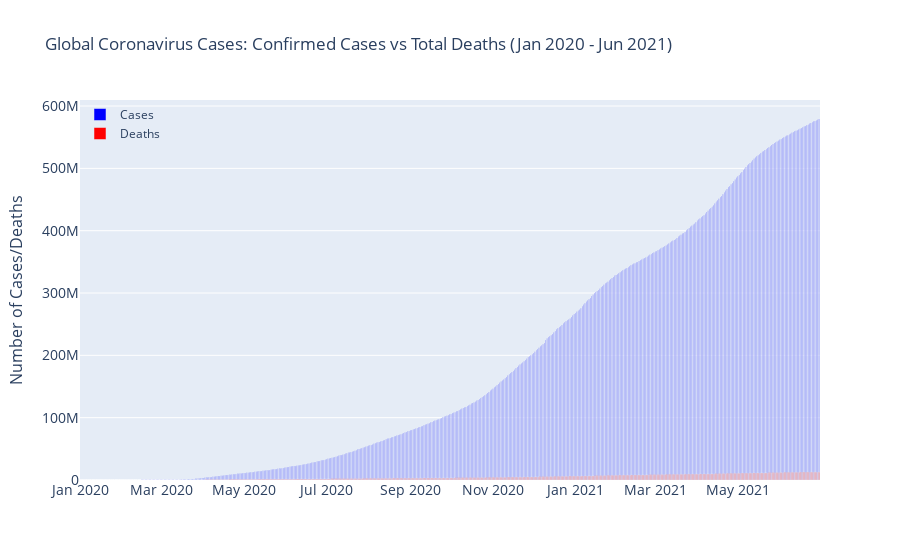

The code cell stored with this chart in its notebook:
### Code cell
fig = go.Figure()

fig.add_trace(go.Bar(x=confirmed['date'],
                y=confirmed['total_cases'],
                name='Cases',
                marker_color='blue'
                ))

fig.add_trace(go.Bar(x=deaths['date'],
                y=deaths['total_deaths'],
                name='Deaths',
                marker_color='Red'
                ))

fig.update_layout(
    title='Global Coronavirus Cases: Confirmed Cases vs Total Deaths (Jan 2020 - Jun 2021)',
    xaxis_tickfont_size=14,
    yaxis=dict(
        title='Number of Cases/Deaths',
        titlefont_size=16,
        tickfont_size=14,
    ),
    legend=dict(
        x=0,
        y=1.0,
        bgcolor='rgba(255, 255, 255, 0)',
        bordercolor='rgba(255, 255, 255, 0)'
    ),
    barmode='group',
    bargap=0.15, # gap between bars of adjacent location coordinates.
    bargroupgap=0.1 # gap between bars of the same location coordinate.
)
fig.show()

### Figure 1 — Plotly figure (JSON) as saved in the notebook; plotly's stock layout.template omitted (floating-point values rounded to 4 significant figures; data arrays with more than 128 entries replaced by an {"elided": "..."} marker saying what was removed)
{"data": [{"marker": {"color": "blue"}, "name": "Cases", "type": "bar", "x": {"elided": "547 str values"}, "y": {"elided": "547 int values"}}, {"marker": {"color": "Red"}, "name": "Deaths", "type": "bar", "x": {"elided": "547 str values"}, "y": {"elided": "547 int values"}}], "layout": {"bargap": 0.15, "bargroupgap": 0.1, "barmode": "group", "legend": {"bgcolor": "rgba(255, 255, 255, 0)", "bordercolor": "rgba(255, 255, 255, 0)", "x": 0, "y": 1}, "title": {"text": "Global Coronavirus Cases: Confirmed Cases vs Total Deaths (Jan 2020 - Jun 2021)"}, "xaxis": {"tickfont": {"size": 14}}, "yaxis": {"tickfont": {"size": 14}, "title": {"font": {"size": 16}, "text": "Number of Cases/Deaths"}}}}
